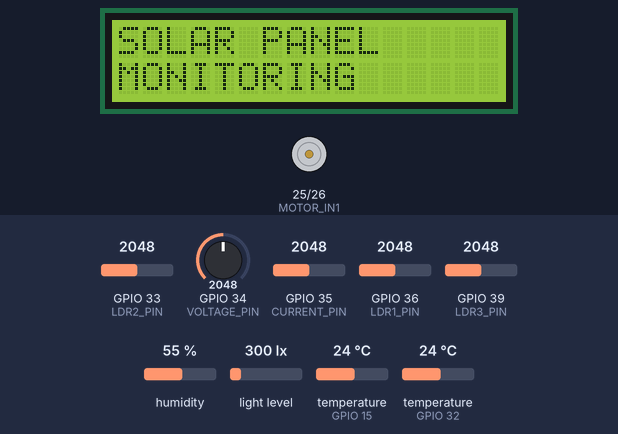
The sketch below on a simulated ESP32. On the bench: 16×2 character LCD, motor-driver pin pairs drawn as motors (green arrow = first pin HIGH = forward, orange = second pin HIGH = backward, longer = more drive). The test bench sets the inputs (shaded band); at power-on: GPIO 36 (LDR1_PIN) = 2048, GPIO 33 (LDR2_PIN) = 2048, humidity 55 %, GPIO 34 (VOLTAGE_PIN) = 2048, GPIO 35 (CURRENT_PIN) = 2048, GPIO 39 (LDR3_PIN) = 2048, light level 300 lx, temperature (sensors on GPIO 15, GPIO 32) 24 °C. WiFi joins after 1.5 s; servers stay silent unless stated; what the sketch prints to the serial monitor is not drawn.

Above: at 1.7 s.
At 6.5 s:
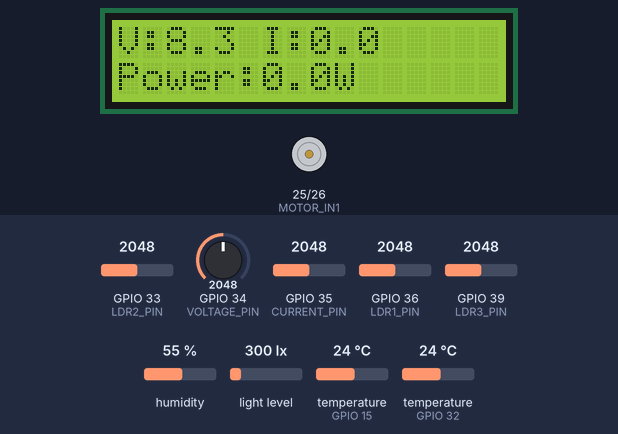
6.6 s: GPIO 36 (LDR1_PIN) set to 1526
18.7 s: GPIO 36 (LDR1_PIN) set to 1430
At 29.1 s:
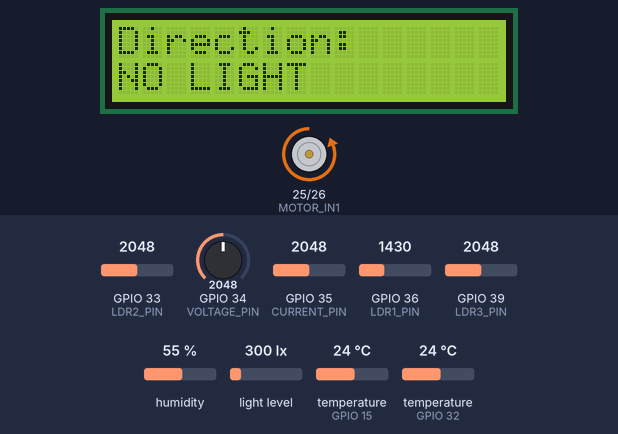
30.8 s: GPIO 33 (LDR2_PIN) set to 1533
42.0 s: GPIO 33 (LDR2_PIN) set to 1460
At 52.4 s:
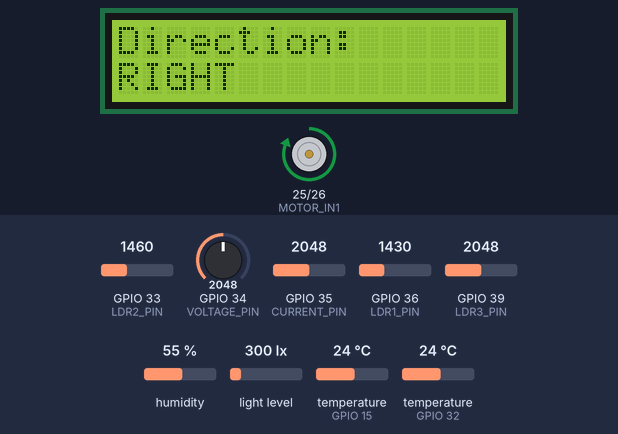
54.1 s: humidity set to 22 %
At 68.0 s:
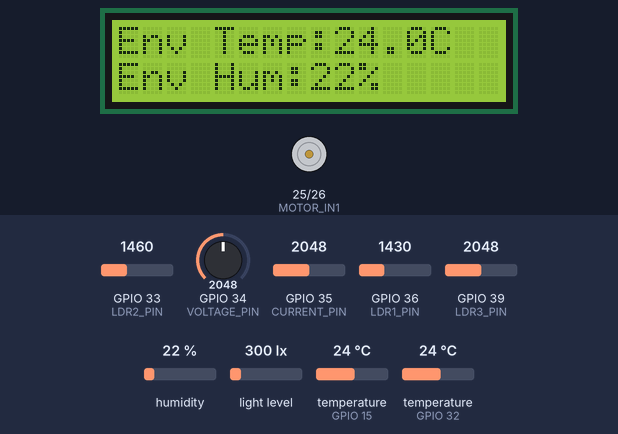
68.1 s: GPIO 33 (LDR2_PIN) set to 1540
At 79.3 s:
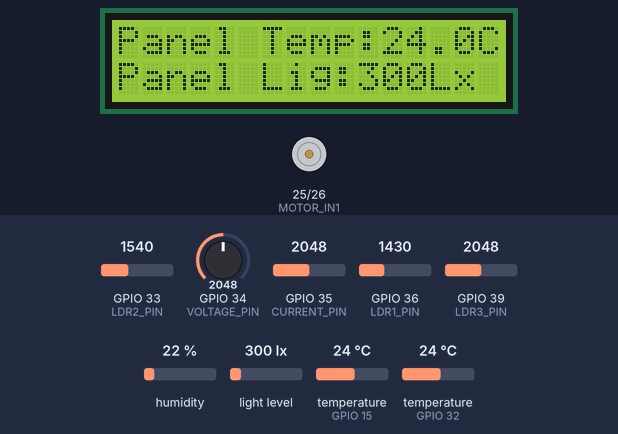
Timing chart, 0 to 80.8 s (numbered marks = the images above; inputs shaded):
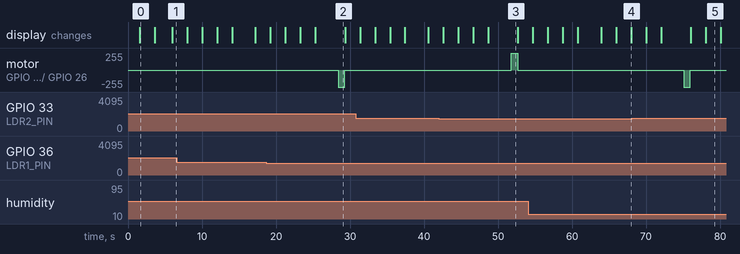

The sketch:

ESP32_Solar_Tracking_Monitoring.ino
```cpp
#include <Wire.h>
#include <BH1750.h>
#include <OneWire.h>
#include <DallasTemperature.h>
#include <DHT.h>
#include <LiquidCrystal_I2C.h>
#include <WiFi.h>
#include <ThingSpeak.h>
#include "secrets.h"  // Keep this file private; do not upload it to GitHub.

const char* ssid = WIFI_SSID;
const char* password = WIFI_PASSWORD;

unsigned long channelID = THINGSPEAK_CHANNEL_ID;
const char* apiKey = THINGSPEAK_WRITE_API_KEY;

WiFiClient client;

// =====================================================
//                    PIN CONFIGURATION
// =====================================================

#define LDR1_PIN       36
#define LDR2_PIN       33
#define LDR3_PIN       39

#define DS18B20_PIN    15

#define DHT_PIN        32
#define DHT_TYPE       DHT11

#define VOLTAGE_PIN    34
#define CURRENT_PIN    35

#define SDA_PIN        21
#define SCL_PIN        22

#define MOTOR_IN1      25
#define MOTOR_IN2      26

#define CAMERA_TRIGGER_PIN 4

// =====================================================
//                    OBJECTS
// =====================================================

BH1750 lightMeter;

OneWire oneWire(DS18B20_PIN);
DallasTemperature ds18b20(&oneWire);

DHT dht(DHT_PIN, DHT_TYPE);

LiquidCrystal_I2C lcd(0x27, 16, 2);

// =====================================================
//                 SENSOR CALIBRATION
// =====================================================

float voltageRatio = 5.0;

float currentSensitivity = 0.100;

float currentZero = 2.50;


// =====================================================
//                    SETTINGS
// =====================================================

#define LIGHT_THRESHOLD 1500
#define ROTATE_40_MS 875


// =====================================================
//                    VARIABLES
// =====================================================

float panelVoltage = 0;
float panelCurrent = 0;
float panelPower = 0;

float panelTemperature = 0;

float ambientTemperature = 0;
float humidity = 0;

float lightLux = 0;

int ldr1 = 0;
int ldr2 = 0;
int ldr3 = 0;

float averageLDR = 0;


// =====================================================
//                      SETUP
// =====================================================

void setup()
{
  Serial.begin(115200);

  WiFi.begin(ssid, password);

  Serial.print("Connecting WiFi");

  while (WiFi.status() != WL_CONNECTED)
  {
    delay(500);
    Serial.print(".");
  }

  Serial.println();
  Serial.println("WiFi Connected!");
  Serial.print("IP Address: ");
  Serial.println(WiFi.localIP());

  ThingSpeak.begin(client);
  Serial.println("ThingSpeak Started");

  // I2C
  Wire.begin(SDA_PIN, SCL_PIN);

  // Sensors
  ds18b20.begin();
  dht.begin();

  // BH1750
  if (lightMeter.begin(BH1750::CONTINUOUS_HIGH_RES_MODE))
  {
    Serial.println("BH1750 OK");
  }
  else
  {
    Serial.println("BH1750 ERROR");
  }

  // LCD
  lcd.init();
  lcd.backlight();

  // Motor Driver
  pinMode(MOTOR_IN1, OUTPUT);
  pinMode(MOTOR_IN2, OUTPUT);

  digitalWrite(MOTOR_IN1, LOW);
  digitalWrite(MOTOR_IN2, LOW);

  // Camera Trigger
  pinMode(CAMERA_TRIGGER_PIN, OUTPUT);
  digitalWrite(CAMERA_TRIGGER_PIN, HIGH);

  Serial.println("Camera Trigger: ON");

  // Startup display
  lcd.clear();
  lcd.setCursor(0, 0);
  lcd.print("SOLAR PANEL");
  lcd.setCursor(0, 1);
  lcd.print("MONITORING");

  delay(2000);

  lcd.clear();
  lcd.print("SYSTEM READY");

  delay(1500);
}


// =====================================================
//                  THINGSPEAK UPDATE
// =====================================================

void updateThingSpeak()
{
  ThingSpeak.setField(1, panelVoltage);
  ThingSpeak.setField(2, panelCurrent);
  ThingSpeak.setField(3, panelPower);
  ThingSpeak.setField(4, panelTemperature);
  ThingSpeak.setField(5, ambientTemperature);
  ThingSpeak.setField(6, humidity);
  ThingSpeak.setField(7, lightLux);

  int response = ThingSpeak.writeFields(channelID, apiKey);

  if (response == 200)
  {
    Serial.println("ThingSpeak Update: SUCCESS");
  }
  else
  {
    Serial.print("ThingSpeak Error: ");
    Serial.println(response);
  }
}


// =====================================================
//                  READ DS18B20
// =====================================================

void readDS18B20()
{
  ds18b20.requestTemperatures();

  panelTemperature =
    ds18b20.getTempCByIndex(0);

  if (panelTemperature == DEVICE_DISCONNECTED_C)
  {
    panelTemperature = -127;
  }
}


// =====================================================
//                    READ BH1750
// =====================================================

void readBH1750()
{
  lightLux = lightMeter.readLightLevel();

  if (lightLux < 0)
    lightLux = 0;
}


// =====================================================
//                     READ DHT11
// =====================================================

void readDHT11()
{
  float t = dht.readTemperature();
  float h = dht.readHumidity();

  if (!isnan(t))
    ambientTemperature = t;

  if (!isnan(h))
    humidity = h;
}


// =====================================================
//                      READ LDR
// =====================================================

void readLDR()
{
  ldr1 = analogRead(LDR1_PIN);
  ldr2 = analogRead(LDR2_PIN);
  ldr3 = analogRead(LDR3_PIN);

  averageLDR =
    (ldr1 + ldr2 + ldr3) / 3.0;
}


// =====================================================
//                 READ PANEL VOLTAGE
// =====================================================

void readVoltage()
{
  int raw = analogRead(VOLTAGE_PIN);

  float sensorVoltage =
    (raw / 4095.0) * 3.3;

  panelVoltage =
    sensorVoltage * voltageRatio;
}


// =====================================================
//                 READ PANEL CURRENT
// =====================================================

void readCurrent()
{
  int raw = analogRead(CURRENT_PIN);

  float sensorVoltage =
    (raw / 4095.0) * 3.3;

  panelCurrent =
    (sensorVoltage - currentZero)
    / currentSensitivity;

  // Remove small noise
  if (panelCurrent < 0)
    panelCurrent = 0;
}


// =====================================================
//                 CALCULATE POWER
// =====================================================

void calculatePower()
{
  panelPower =
    panelVoltage * panelCurrent;
}


// =====================================================
//                LDR DIRECTION
// =====================================================

String getDirection()
{
  int rightLight  = ldr1;   // GPIO36 = RIGHT
  int centerLight = ldr2;   // GPIO33 = CENTER
  int leftLight   = ldr3;   // GPIO39 = LEFT

  if(leftLight < LIGHT_THRESHOLD &&
     leftLight < centerLight &&
     leftLight < rightLight)
  {
    return "LEFT";
  }

  if(centerLight < LIGHT_THRESHOLD &&
     centerLight < leftLight &&
     centerLight < rightLight)
  {
    return "CENTER";
  }

  if(rightLight < LIGHT_THRESHOLD &&
     rightLight < centerLight &&
     rightLight < leftLight)
  {
    return "RIGHT";
  }

  return "NO LIGHT";
}


// =====================================================
//                 MOTOR CONTROL
// =====================================================

int currentPosition = 0;

// -1 = LEFT
//  0 = CENTER
// +1 = RIGHT


void stopMotor()
{
  digitalWrite(MOTOR_IN1, LOW);
  digitalWrite(MOTOR_IN2, LOW);
}


void motorLeft(int timeMs)
{
  digitalWrite(MOTOR_IN1, HIGH);
  digitalWrite(MOTOR_IN2, LOW);

  delay(timeMs);

  stopMotor();
}


void motorRight(int timeMs)
{
  digitalWrite(MOTOR_IN1, LOW);
  digitalWrite(MOTOR_IN2, HIGH);

  delay(timeMs);

  stopMotor();
}


void goLeft()
{
  if(currentPosition == 0)
  {
    motorLeft(ROTATE_40_MS);
  }
  else if(currentPosition == 1)
  {
    motorLeft(ROTATE_40_MS * 2);
  }

  currentPosition = -1;
}


void goCenter()
{
  if(currentPosition == -1)
  {
    motorRight(ROTATE_40_MS);
  }
  else if(currentPosition == 1)
  {
    motorLeft(ROTATE_40_MS);
  }

  currentPosition = 0;
}


void goRight()
{
  if(currentPosition == 0)
  {
    motorRight(ROTATE_40_MS);
  }
  else if(currentPosition == -1)
  {
    motorRight(ROTATE_40_MS * 2);
  }

  currentPosition = 1;
}


// =====================================================
//                    SUN TRACKING
// =====================================================

void trackSun()
{
  int rightLight  = ldr1;   // GPIO36 = RIGHT
  int centerLight = ldr2;   // GPIO33 = CENTER
  int leftLight   = ldr3;   // GPIO39 = LEFT


  bool leftDetected   = (leftLight < LIGHT_THRESHOLD);
  bool centerDetected = (centerLight < LIGHT_THRESHOLD);
  bool rightDetected  = (rightLight < LIGHT_THRESHOLD);


  Serial.println("---- LDR TRACKING ----");

  Serial.print("LEFT   : ");
  Serial.println(leftLight);

  Serial.print("CENTER : ");
  Serial.println(centerLight);

  Serial.print("RIGHT  : ");
  Serial.println(rightLight);


  // Only LEFT detects light

  if(leftDetected && !centerDetected && !rightDetected)
  {
    Serial.println("LIGHT -> LEFT");
    goLeft();
  }


  // Only RIGHT detects light

  else if(rightDetected && !centerDetected && !leftDetected)
  {
    Serial.println("LIGHT -> RIGHT");
    goRight();
  }


  // CENTER detects light

  else if(centerDetected)
  {
    Serial.println("LIGHT -> CENTER");
    goCenter();
  }


  // LEFT + RIGHT both detect

  else if(leftDetected && rightDetected)
  {
    Serial.println("LEFT + RIGHT -> STOP");
    stopMotor();
  }


  // No LDR detects

  else
  {
    Serial.println("NO LIGHT -> STOP");
    stopMotor();
  }
}


// =====================================================
//                    SERIAL MONITOR
// =====================================================

void printSerial()
{
  Serial.println();
  Serial.println("========== SOLAR DATA ==========");

  Serial.print("Voltage       : ");
  Serial.print(panelVoltage, 2);
  Serial.println(" V");

  Serial.print("Current       : ");
  Serial.print(panelCurrent, 2);
  Serial.println(" A");

  Serial.print("Power         : ");
  Serial.print(panelPower, 2);
  Serial.println(" W");

  Serial.print("BH1750        : ");
  Serial.print(lightLux, 1);
  Serial.println(" Lux");

  Serial.print("Panel Temp    : ");
  Serial.print(panelTemperature, 1);
  Serial.println(" C");

  Serial.print("DHT Temp      : ");
  Serial.print(ambientTemperature, 1);
  Serial.println(" C");

  Serial.print("Humidity      : ");
  Serial.print(humidity, 1);
  Serial.println(" %");

  Serial.print("LDR1          : ");
  Serial.println(ldr1);

  Serial.print("LDR2          : ");
  Serial.println(ldr2);

  Serial.print("LDR3          : ");
  Serial.println(ldr3);

  Serial.println("================================");
}


// =====================================================
//                     LCD 1
// =====================================================

void lcdScreen1()
{
  lcd.clear();

  lcd.setCursor(0, 0);
  lcd.print("V:");
  lcd.print(panelVoltage, 1);
  lcd.print(" I:");
  lcd.print(panelCurrent, 1);

  lcd.setCursor(0, 1);
  lcd.print("Power:");
  lcd.print(panelPower, 1);
  lcd.print("W");

  delay(2000);
}


// =====================================================
//                     LCD 2
// =====================================================

void lcdScreen2()
{
  lcd.clear();

  lcd.setCursor(0, 0);
  lcd.print("Panel Temp:");
  lcd.print(panelTemperature, 1);
  lcd.print("C");

  lcd.setCursor(0, 1);
  lcd.print("Panel Lig:");
  lcd.print(lightLux, 0);
  lcd.print("Lx");

  delay(2000);
}


// =====================================================
//                     LCD 3
// =====================================================

void lcdScreen3()
{
  lcd.clear();

  lcd.setCursor(0, 0);
  lcd.print("Env Temp:");
  lcd.print(ambientTemperature, 1);
  lcd.print("C");

  lcd.setCursor(0, 1);
  lcd.print("Env Hum:");
  lcd.print(humidity, 0);
  lcd.print("%");

  delay(2000);
}


// =====================================================
//                     LCD 4
// =====================================================

void lcdScreen4()
{
  lcd.clear();

  lcd.setCursor(0, 0);
  lcd.print("L1:");
  lcd.print(ldr1);
  lcd.print(" L2:");
  lcd.print(ldr2);

  lcd.setCursor(0, 1);
  lcd.print("L3:");
  lcd.print(ldr3);

  delay(2000);
}


// =====================================================
//                     LCD 5
// =====================================================

void lcdScreen5()
{
  lcd.clear();

  lcd.setCursor(0, 0);
  lcd.print("Direction:");

  lcd.setCursor(0, 1);
  lcd.print(getDirection());

  delay(2000);
}


// =====================================================
//                       LOOP
// =====================================================

void loop()
{
  // Read sensors

  readDS18B20();

  readBH1750();

  readDHT11();

  readLDR();

  trackSun();

  readVoltage();

  readCurrent();


  // Calculate panel output

  calculatePower();


  // Serial monitor

  printSerial();


  // LCD

  lcdScreen1();

  lcdScreen2();

  lcdScreen3();

  lcdScreen4();

  lcdScreen5();


  // ThingSpeak

  updateThingSpeak();
}
```

secrets.example.h
```cpp
// Copy this file as "secrets.h" on your computer.
// Enter your own Wi-Fi and ThingSpeak details in secrets.h.
// NEVER upload secrets.h to a public GitHub repository.

#define WIFI_SSID "YOUR_WIFI_NAME"
#define WIFI_PASSWORD "YOUR_WIFI_PASSWORD"

#define THINGSPEAK_CHANNEL_ID 123456
#define THINGSPEAK_WRITE_API_KEY "YOUR_NEW_THINGSPEAK_WRITE_API_KEY"
```

Measured:
- the behaviour switches between 1500 and 1499 on GPIO 36 (LDR1_PIN) (found by bisection; images 1 and 2)
- the behaviour switches between 1500 and 1499 on GPIO 33 (LDR2_PIN) (found by bisection; images 2 and 3)
- after the input at 18.7 s, motor on GPIO 25 (MOTOR_IN1) / GPIO 26 (MOTOR_IN2): stopped → backward 255/255 after 9.7 s, → stopped 0.88 s later
- after the input at 42.0 s, motor on GPIO 25 (MOTOR_IN1) / GPIO 26 (MOTOR_IN2): stopped → forward 255/255 after 9.8 s, → stopped 0.88 s later
- after the input at 68.1 s, motor on GPIO 25 (MOTOR_IN1) / GPIO 26 (MOTOR_IN2): stopped → backward 255/255 after 7.0 s, → stopped 0.88 s later
- what the display in image 0 shows lasts 2.0 s, from 1.6 s to 3.6 s
- what the display in image 2 shows lasts 4.0 s, from 25.3 s to 29.3 s
